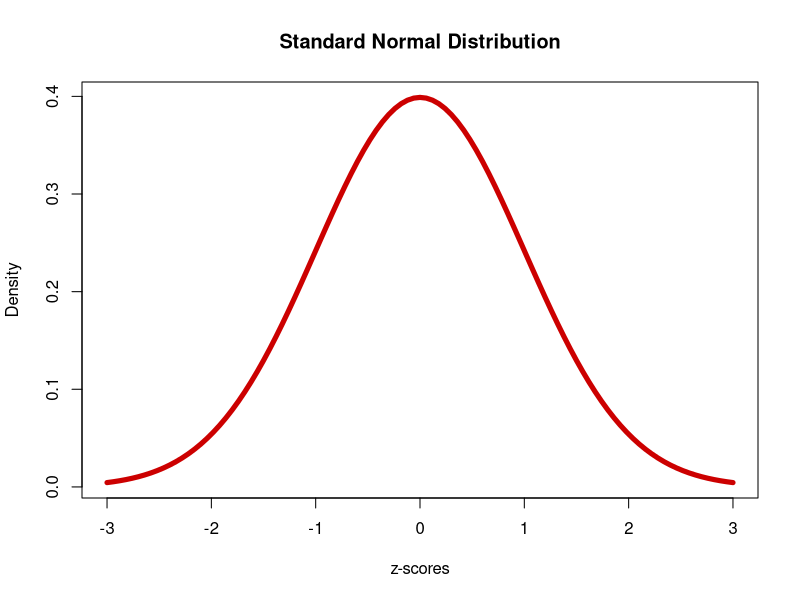

The R source for this figure:
#Jahid Hasan
# 6-12-2020
# Start working on basic plot by using R language
library(datasets)
head(iris)
#plot(iris$Species)  # Categorical variable
#plot(iris$Petal.Length)  # Quantitative variable

#plot(iris$Species,iris$Petal.Width) # categirical x quantitative
#plot(iris$Petal.Length,iris$Petal.Width) # quant pair
# plot(iris)


# plot with options
#plot(iris$Petal.Length,iris$Petal.Width,
#    col = "#cc0000",   # Hex code for datalab.cc red
 #   pch = 19, # Use solid circle for points
#    main = "Iris: Petal Length vs. Petal Width",
 #   xlab = "Petal Length",
#    ylab = "Petal Width")

# Plot formulas with plot()
#plot(cos, 0, 2*pi)
#plot(exp, 1,5)
#plot(dnorm, -3,+3)

# Formula plot with options
plot(dnorm, -3,+3,
    col = "#cc0000",
    lwd = 5,
    main = "Standard Normal Distribution",
    xlab = "z-scores",
    ylab = "Density")
